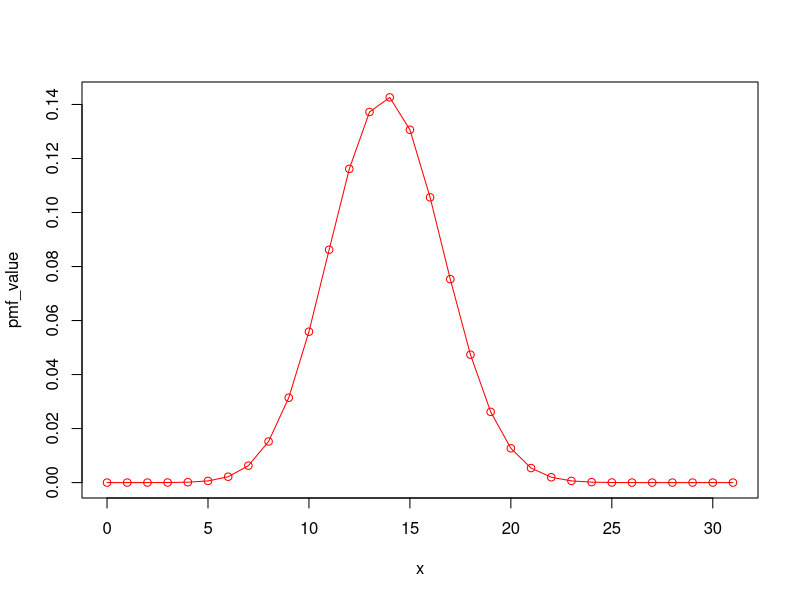
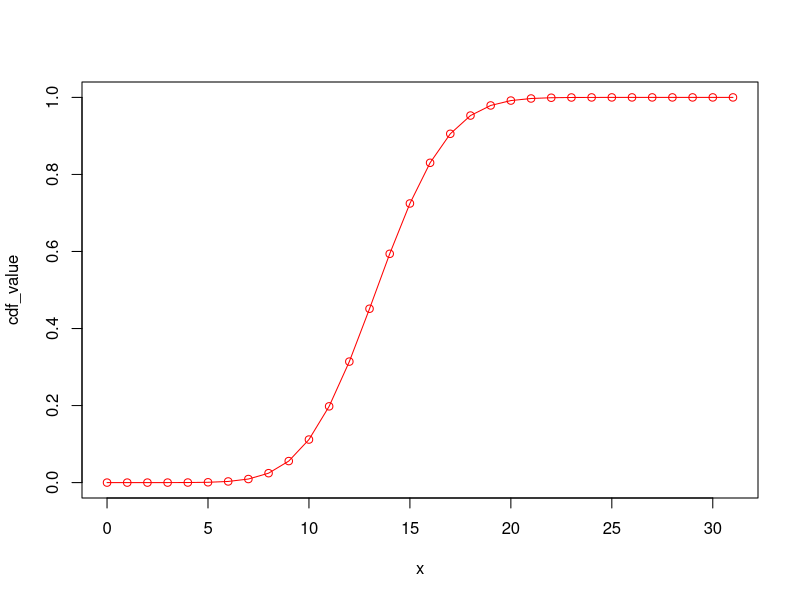
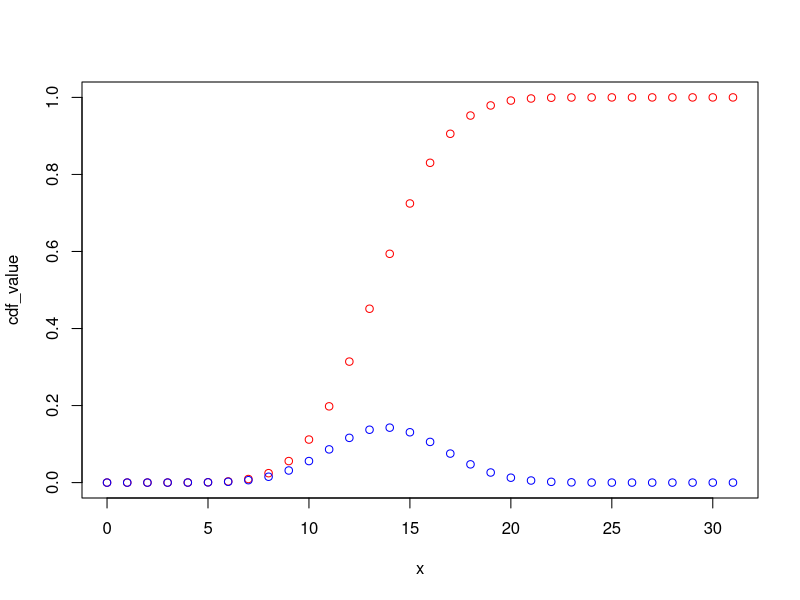
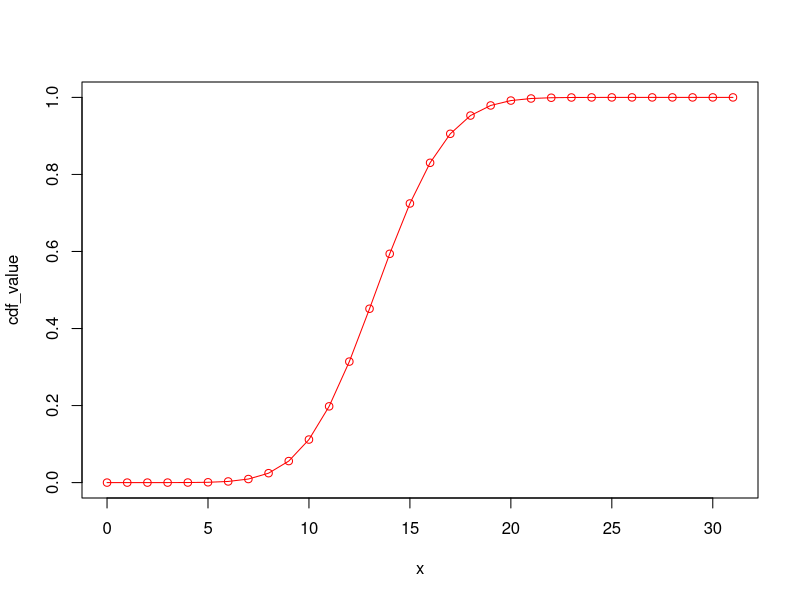

R code for these plots, in order: (Note: this script raises an error after producing the figures.)
pbinom(9, 12, 1/6) - pbinom(6, 12, 1/6)
#or
diff(pbinom(c(6, 9), 12, 1/6))

#Q2
pnorm(84, 72, 15.2, lower.tail = FALSE) # for greater than 

dpois(0, 5)
ppois(50, 50) - ppois(47, 50)

#Q4
dhyper(3, 17, 233, 5)

 #Q5
x = seq(0, 31, 1)
n = 31
p = 0.447
pmf_value = dbinom(x, n, p)
plot(x, pmf_value, col = "red", type = "o")

cdf_value = pbinom(x, n, p)
plot(x, cdf_value, col = "red", type = "o")

#MEAN
mean = n * p
mean
var = n * p * (1 - p)
var
sd = sqrt(var)
sd

plot(x, cdf_value, col = "red")
points(x, pmf_value, col = "blue")

plot(x, cdf_value, col = "red", type = "o")
points(x, cdf)


p1 = 0.447
p2 = 0.157
cdf1 = pbinom(x, n, p1)
cdf2 = pbinom(x, n, p2)
plot(x, cdf1)
points(x, cdf2)


# for pmf
p1 = 0.447
p2 = 0.407
pmf1 = dbinom(x, n, p1)
pmf2 = dbinom(x, n, p2)
plot(x, pmf1, col = "red", type = "l")
points(x, pmf2, col = "blue", type = "l")

# bar plot
x = c(2, 3, 4)
y = c(5, 6, 7)
barplot(x, y, xlab = "X", ylab = "Y", col = c("blue", "red", "green"))
piechart(x, )
        
x = seq(-pi, pi, 0.01)
z = sin(x)
plot(x, z, col = "red")

y = cos(x)
plot(x, y, col = "blue")
points(x, z, col = "green")
